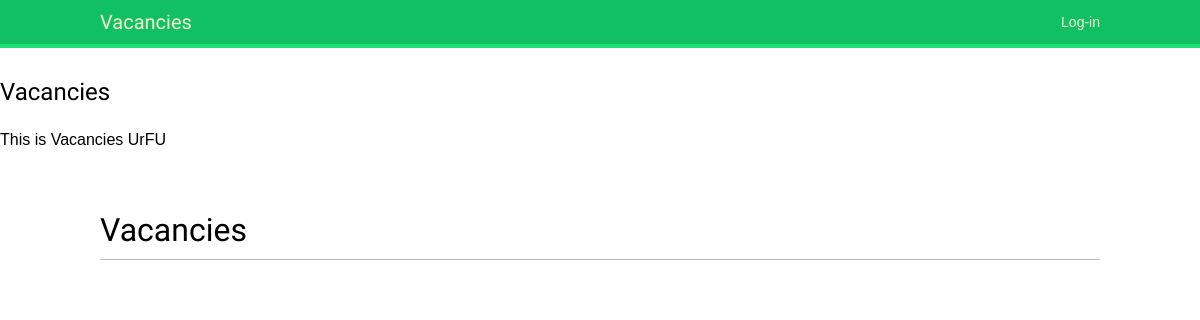
/vacancies/, run on an earlier commit of the app's database.
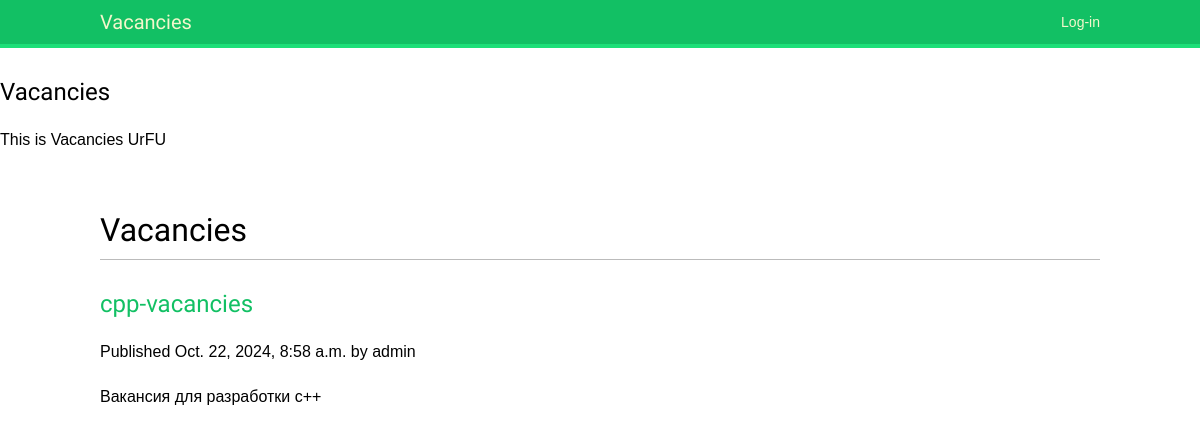
And on a later commit of the database.
### vacancies/models.py (models this page shows, shortened)
class Vacancies(models.Model):
    class Status(models.TextChoices):
        DRAFT = 'DF', 'Draft'
        PUBLISHED = 'PB', 'Published'
    name = models.CharField(max_length=250)
    slug = models.SlugField(max_length=250)
    body = models.TextField()
    author = models.ForeignKey(User,
                               on_delete=models.CASCADE,
                               related_name='blog_posts')
    publish = models.DateTimeField(default=timezone.now)
    created = models.DateTimeField(auto_now_add=True)
    updated = models.DateTimeField(auto_now=True)
    status = models.CharField(max_length=2,
                              choices=Status.choices,
                              default=Status.DRAFT)
    class PublishedManager(models.Manager):
        def get_queryset(self):
            return super().get_queryset()\
                .filter(status=Vacancies.Status.PUBLISHED)
    objects = models.Manager()
    published = PublishedManager()
    class Meta:
        ordering = ['-publish']
        indexes = [
            models.Index(fields=['-publish']),
        ]

### vacancies/views.py (the view)
# urls.py: path('', views.post_list, name='post_list'),
def post_list(request):
    posts = Vacancies.published.all()
    return render(request, 'vacancies/post/list.html',
                  {'posts': posts})

### vacancies/templates/vacancies/post/list.html (shortened to what this page needs)
{% extends "vacancies/base.html" %}
{% block content %}
    <h1>Vacancies</h1>
    {% for post in posts %}
        <h2>
            <a href="{% url 'vacancies:post_detail' post.id %}">
                {{ post.name }}
            </a>
        </h2>
    <p class="date">
        Published {{ post.publish }} by {{ post.author }}
    </p>
    {{ post.body|truncatewords:30|linebreaks }}
    {% endfor %}
{% endblock %}

### vacancies/templates/vacancies/base.html (shortened to what this page needs)
{% load static %}
<!DOCTYPE html>
<html>
    <head>
        <link href="{% static "css/base.css" %}" rel="stylesheet">
    </head>
    <body>
        <div id="header">
            <span class="logo"> Vacancies </span>
            <span class="user">
                {% if request.user.is_authenticated %}
                    Hello {{ request.user.first_name|default:request.user.username }},
                    <a href="{% url "logout" %}">Logout</a>
                {% else %}
                    <a href="{% url "login" %}">Log-in</a>
                {% endif %}
            </span>
        </div>
        <div id="sidebar">
            <h2>Vacancies</h2>
            <p>This is Vacancies UrFU</p>
        </div>
        <div id="content">
            {% block content %}{% endblock %}
        </div>
    </body>
</html>

### account/static/css/base.css (style rules this page uses)
body { margin:0; padding:0; font-family:helvetica, sans-serif; }
p { line-height: 1.8; }
a { color:#12c064; text-decoration:none; }
h1, h2, h3, h4, h5 , h6 { font-family: 'Muli', sans-serif; font-weight:normal; }
h1 { border-bottom:1px solid #bbb; padding:0 0 10px 0; margin:10px 0 20px 0; }
h2 { margin:30px 0 20px; }
#header { padding:10px 100px; font-size:14px; background:#12c064; color:#fff; border-bottom:4px solid #1cdf78; overflow:auto; }
#header .logo { font-family: 'Muli', sans-serif; float:left; color:#f3f7cc; font-size:20px; margin-right:10%; }
#header a { color:#f3f7cc; }
#header .user { float:right; padding-top:4px; }
#content { padding:30px 100px; }

What changed in the data, as far as the page shows it:
added Vacancies: name "cpp-vacancies", publish "Oct. 22, 2024, 8:58 a.m.", author "admin", body "Вакансия для разработки с++"
